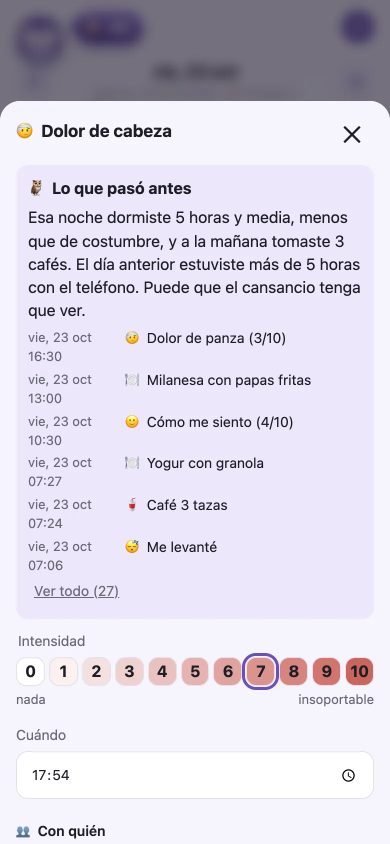
#> input picture docs/play-store/capturas/antes.png, 780 x 1688 px, given in place of hallazgos.webp, which was not available (shown at 1/2 size)
$ python portada.py
#> lines starting #> are read from the running program, lines starting #| are printed output that depends on the picture; pictures that were not available may be replaced by others from this repository, and a replacement may not be noted
# La portada de la presentación: lo más propio de Patty, lo que descubre. Arriba el hallazgo combinado (comida frita +
# menstruación + día de calor → dolor de panza), sin los botones de "¿Te sirve?", y abajo el siguiente, que sigue
# debajo de la barra. Se arma recortando una captura de verdad (hallazgos.webp, de capturar.mjs) y queda en
# public/presentacion/portada.webp. Uso: python3 portada.py
from pathlib import Path
from PIL import Image, ImageDraw

aqui = Path(__file__).parent
dir_ = aqui / '../../public/presentacion'
h = Image.open(dir_ / 'hallazgos.webp').convert('RGB')
#> h is the input picture: PIL image 780x1688 RGB; mean R, G, B 217.6, 212.5, 226.3
W, H = h.size
#> W = 780; H = 1688
NAV = 130
fondo = h.getpixel((8, 1105))
#> fondo = (246, 244, 252)

# El encabezado fijo deja ver, apenas, el texto de una tarjeta de más arriba: se tapa con el color del fondo.
arriba = h.crop((0, 0, W, 275))
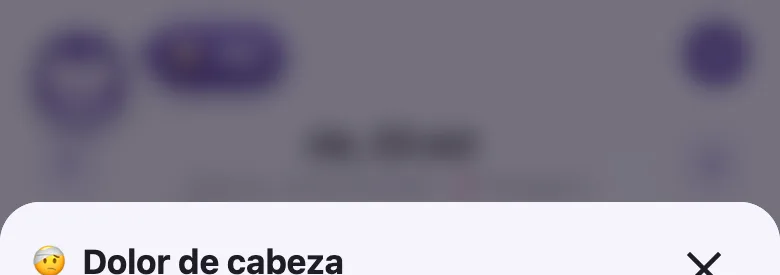
#> arriba: PIL image 780x275 RGB; mean R, G, B 141.8, 137.2, 151.1
ImageDraw.Draw(arriba).rectangle((135, 103, 725, 112), fill=h.getpixel((400, 98)))

tramos = [
    arriba,
    h.crop((0, 275, W, 860)),    # el combinado, hasta su explicación
    h.crop((0, 1066, W, 1118)),  # el final de esa tarjeta (sin los botones) y el respiro hasta la siguiente
]
out = Image.new('RGB', (W, H), fondo)
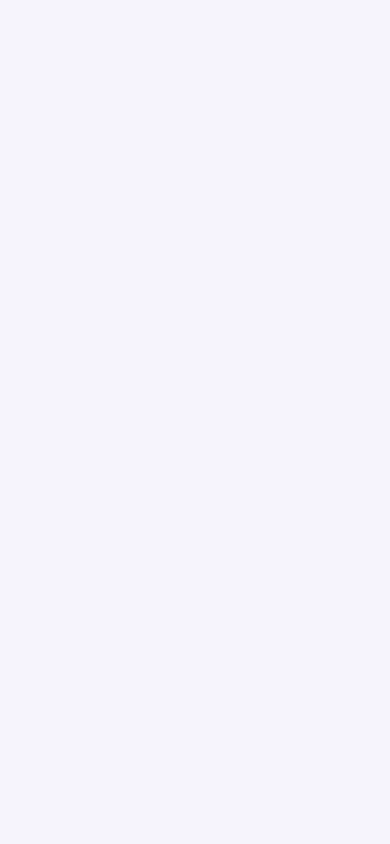
#> out: PIL image 780x1688 RGB (shown at 1/2 size); mean R, G, B 246, 244, 252
y = 0
for t in tramos:
    out.paste(t, (0, y))
    y += t.height
#> this loop made 3 passes
#> y on passes 1 to 3: 275, 860, 912
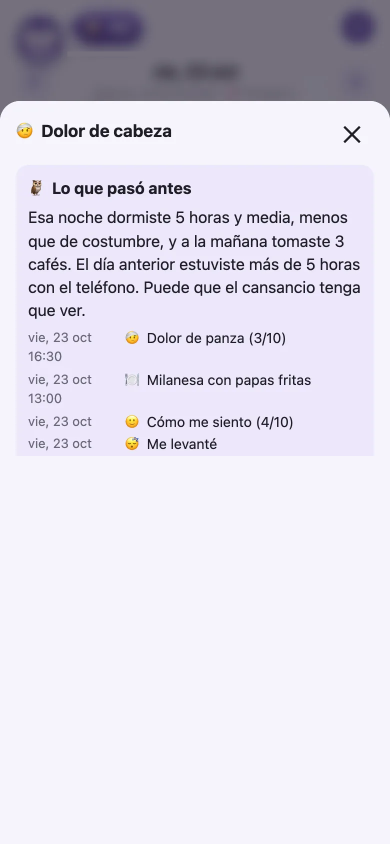
#> out: PIL image 780x1688 RGB (shown at 1/2 size); mean R, G, B 221.3, 217.7, 230
#> after the loop, y = 912
# El hallazgo siguiente, que sigue debajo de la barra de abajo. Lo que no entra en esta captura sale de patrones.webp,
# donde ese mismo hallazgo está arriba de todo (empieza en 275).
visible = H - NAV - 1118
#> visible = 440
out.paste(h.crop((0, 1118, W, H - NAV)), (0, y))
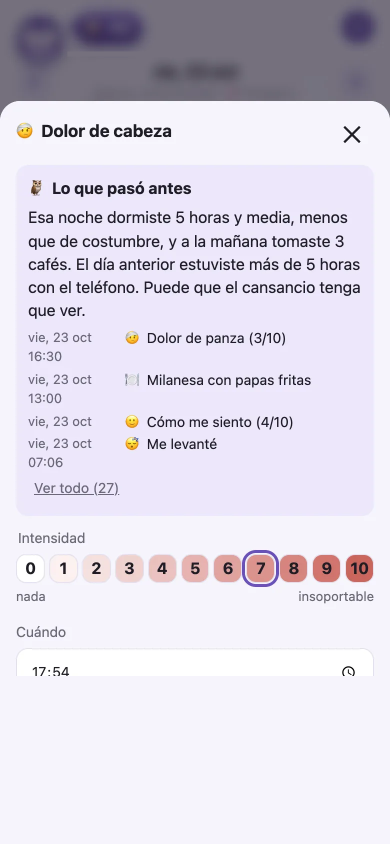
#> out: PIL image 780x1688 RGB (shown at 1/2 size); mean R, G, B 219.3, 214.6, 227.3
y += visible
#> y = 1352
sig = Image.open(dir_ / 'patrones.webp').convert('RGB')
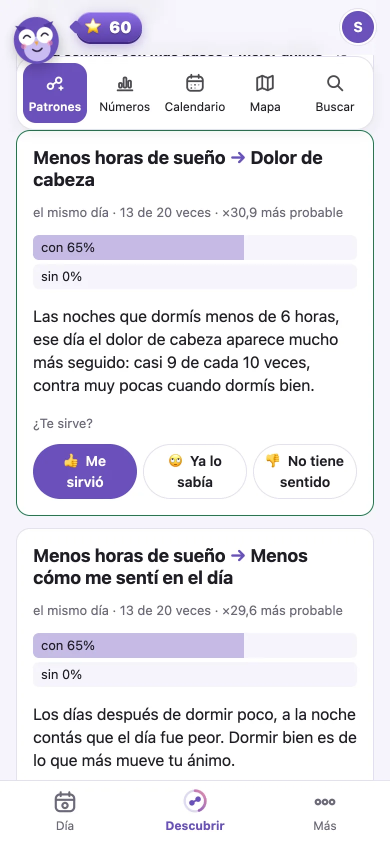
#> input picture docs/play-store/capturas/patrones.png, 780 x 1688 px, given in place of patrones.webp, which was not available (shown at 1/2 size)
#> sig is the input picture: PIL image 780x1688 RGB; mean R, G, B 233.9, 232.4, 239.2
if y < H - NAV:
    out.paste(sig.crop((0, 275 + visible, W, 275 + visible + H - NAV - y)), (0, y))
out.paste(h.crop((0, H - NAV, W, H)), (0, H - NAV))
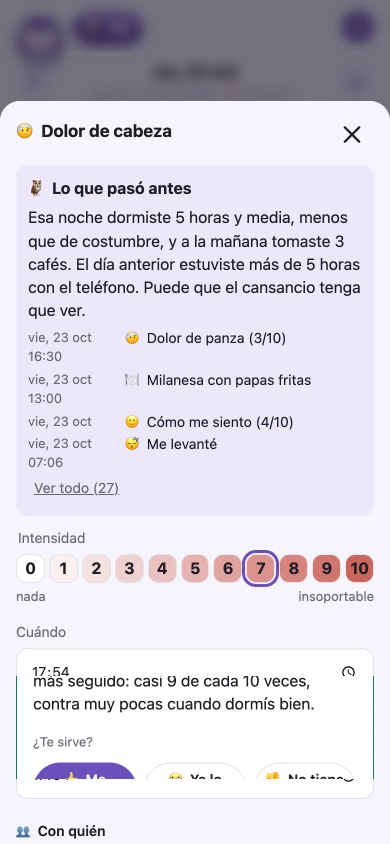
#> out: PIL image 780x1688 RGB (shown at 1/2 size); mean R, G, B 218, 213.5, 225.5
out.save(dir_ / 'portada.webp', quality=88)
print('portada.webp', out.size)
#| portada.webp (780, 1688)
